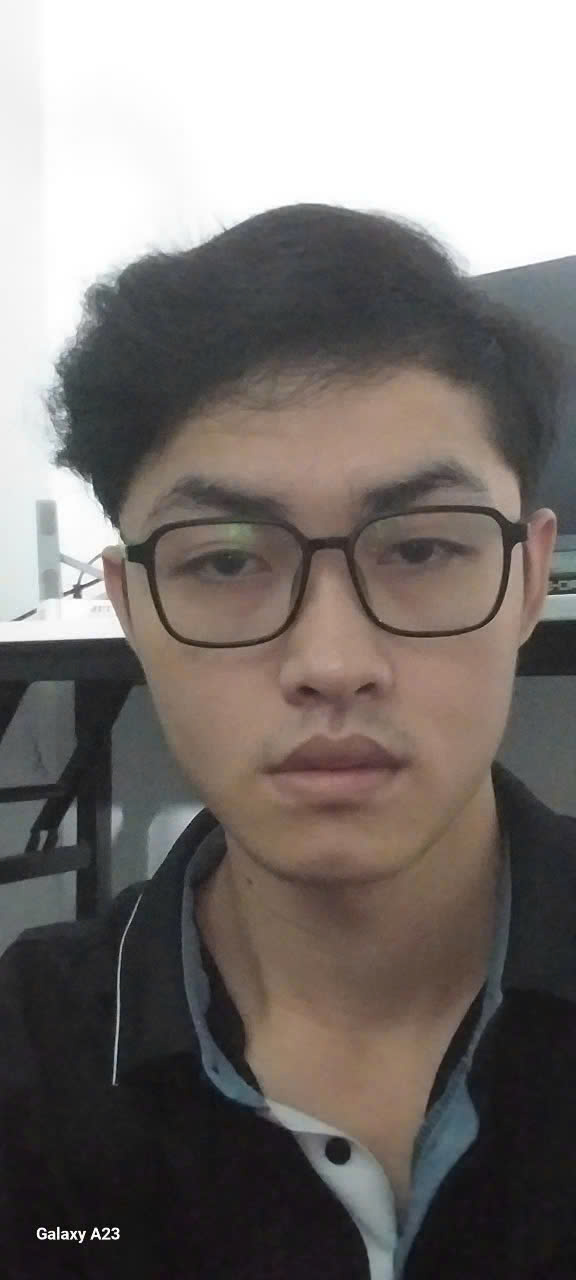
#> input picture attendance_system/data/employee_source/Thai.jpg, 576 x 1280 px
$ python -i image_enhancer.py   (imports and definitions only)
#> lines starting #> are read from the running program, lines starting #| are printed output that depends on the picture
#> further down, picture is the input picture: shape (1280, 576, 3); mean B, G, R 114.3, 117.4, 123.2
import cv2
import numpy as np


class ImageEnhancer:
    """
    Lightweight frame enhancement to close the gap between webcam and phone camera quality.

    Pipeline:
      1. [optional] Bilateral denoise  — removes sensor noise while preserving edges
      2. CLAHE on L channel (LAB)      — local contrast boost, handles uneven lighting
      3. [optional] Unsharp mask       — sharpening, phone cameras apply this by default
    """

    def __init__(
        self,
        clahe_clip_limit: float = 2.0,
        clahe_tile_grid: int = 8,
        sharpen_strength: float = 0.6,
        denoise: bool = False,
    ):
        self._sharpen = sharpen_strength
        self._denoise = denoise
        self._clahe = cv2.createCLAHE(
            clipLimit=clahe_clip_limit,
            tileGridSize=(clahe_tile_grid, clahe_tile_grid),
        )

    def enhance(self, frame: np.ndarray) -> np.ndarray:
        """Enhance a BGR frame. Returns a new array."""
        if self._denoise:
            # Edge-preserving denoise — use when camera has heavy visible noise
            frame = cv2.bilateralFilter(frame, 5, 75, 75)

        # CLAHE on L channel — equalize contrast locally without blowing out colors
        lab = cv2.cvtColor(frame, cv2.COLOR_BGR2LAB)
#> lab: shape (1280, 576, 3); mean of channels 0, 1, 2 122.3, 129.9, 130.5
        l, a, b = cv2.split(lab)
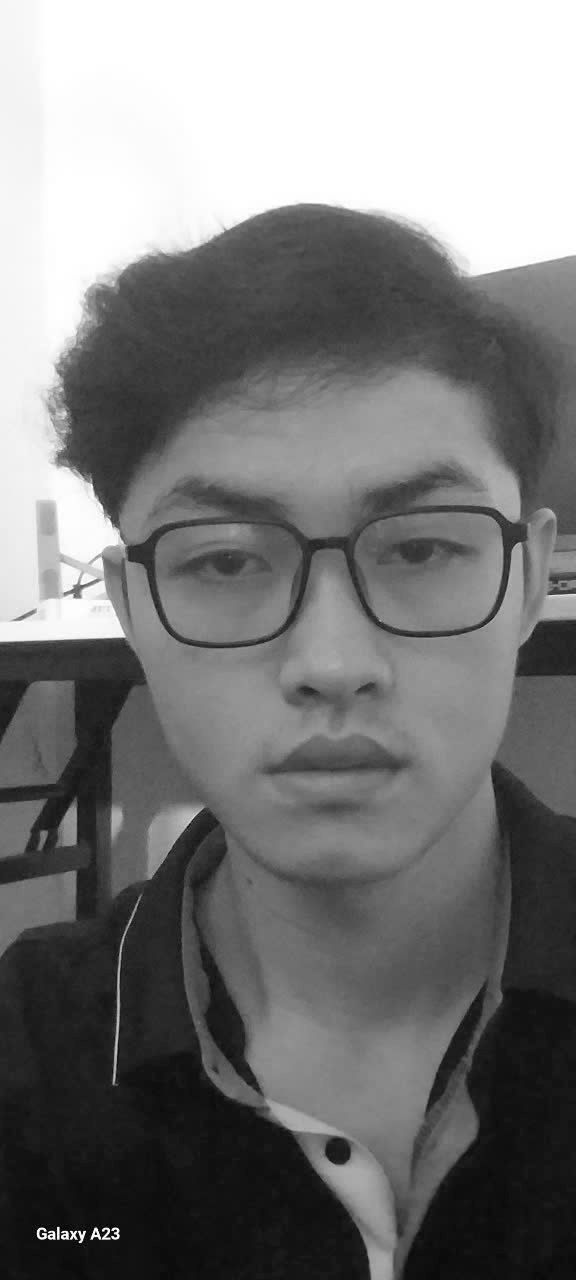
#> l: shape (1280, 576); min 0, max 255, mean 122.3
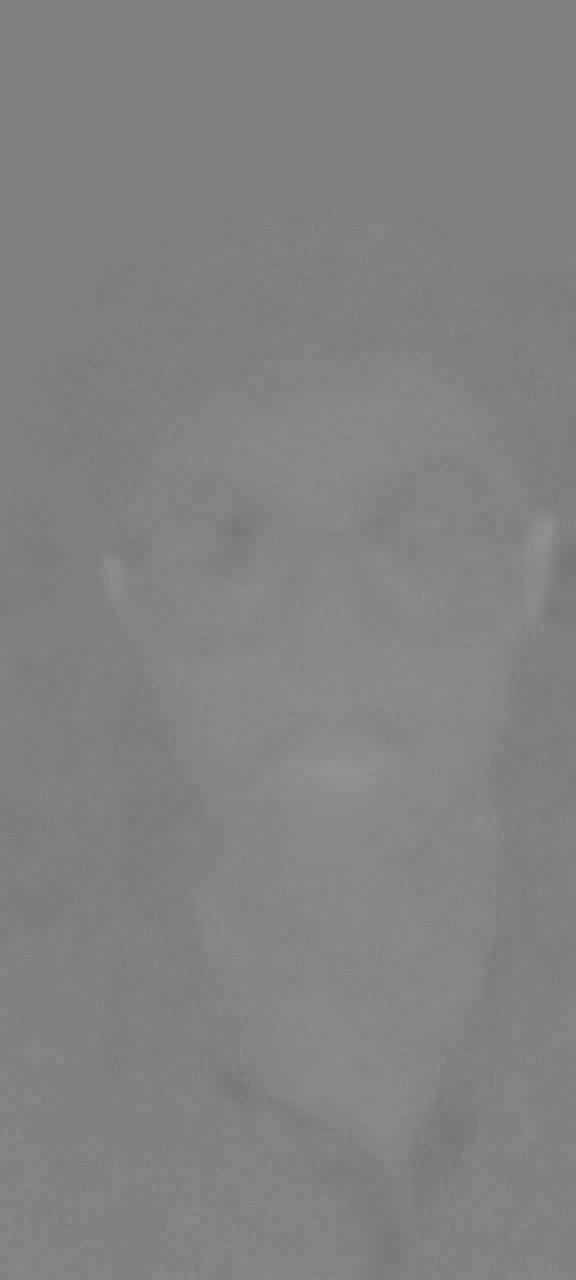
#> a: shape (1280, 576); min 117, max 147, mean 129.9
        l = self._clahe.apply(l)
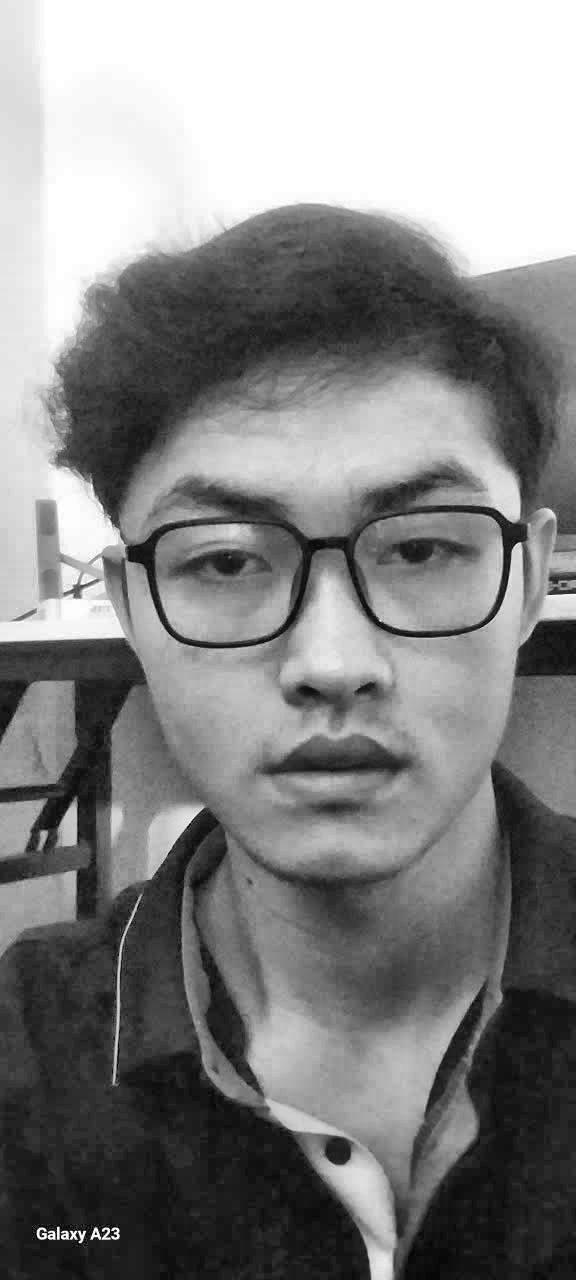
#> l: shape (1280, 576); min 1, max 255, mean 132.5
        frame = cv2.cvtColor(cv2.merge([l, a, b]), cv2.COLOR_LAB2BGR)
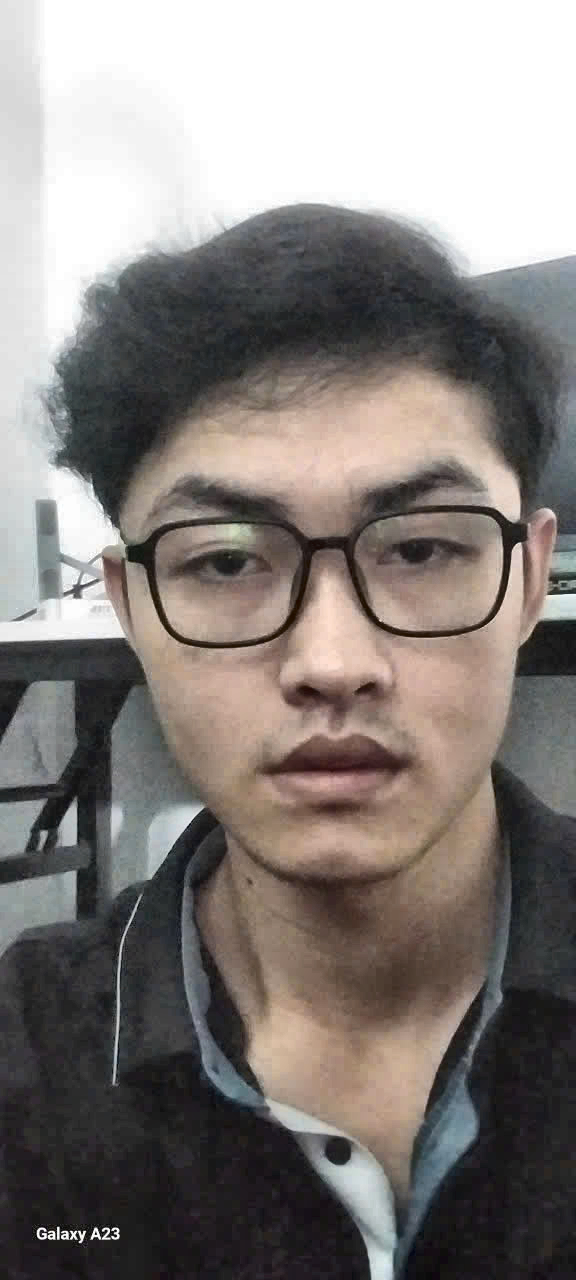
#> frame: shape (1280, 576, 3); mean B, G, R 124.2, 127.4, 133.5

        if self._sharpen > 0:
            # Unsharp mask: result = original*(1+s) - blurred*s
            blurred = cv2.GaussianBlur(frame, (0, 0), 1.5)
            frame = cv2.addWeighted(frame, 1.0 + self._sharpen, blurred, -self._sharpen, 0)

        return frame

>>> import cv2
>>> picture = cv2.imread('../data/employee_source/Thai.jpg')
>>> result = ImageEnhancer().enhance(picture)
